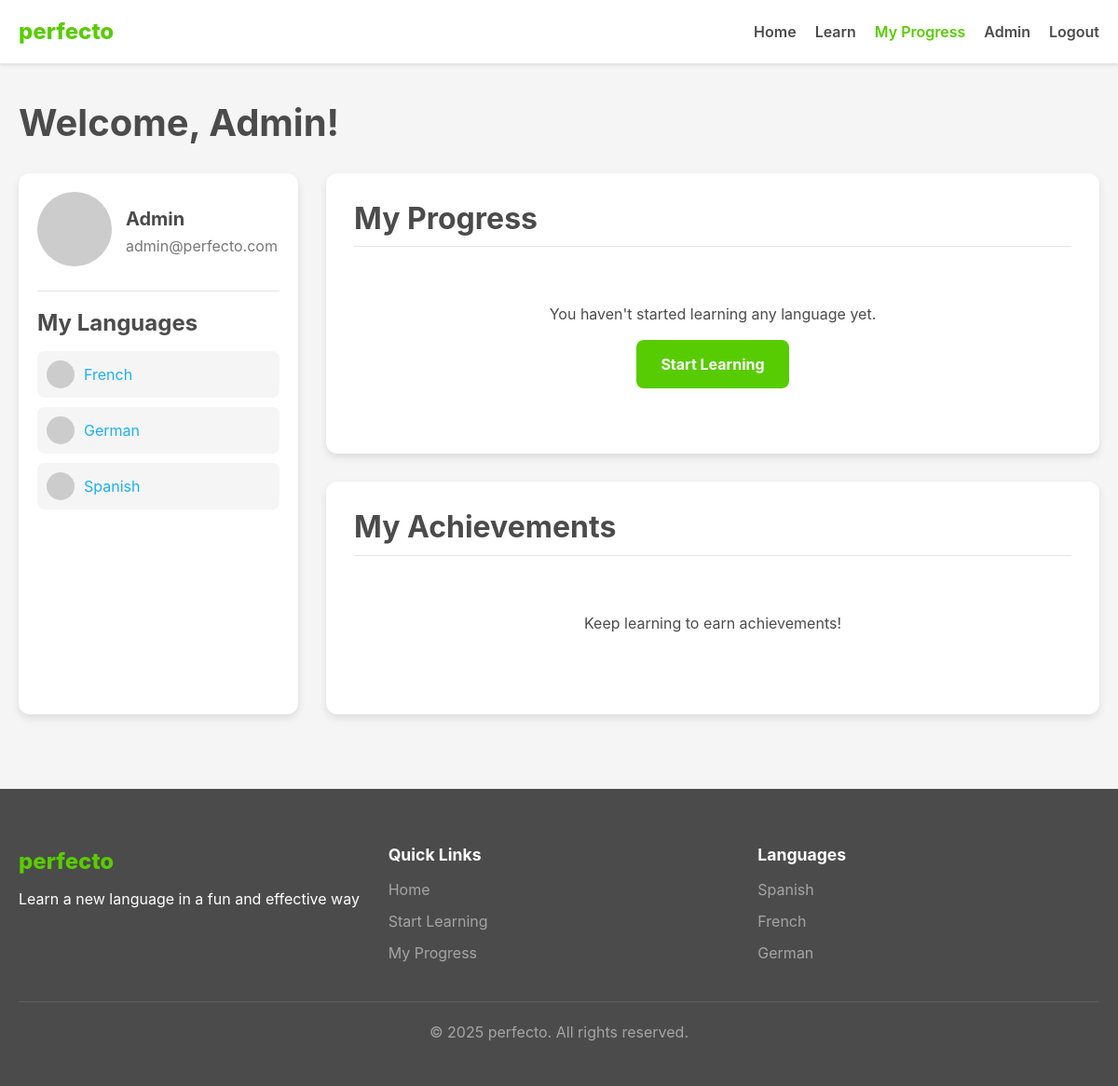
The app's page /dashboard/user.php (signed in) with its own data.
### tables this page shows
CREATE TABLE IF NOT EXISTS languages (
    id INT AUTO_INCREMENT PRIMARY KEY,
    name VARCHAR(100) NOT NULL,
    code VARCHAR(10) NOT NULL UNIQUE,
    flag_url VARCHAR(255) NOT NULL,
    phrase_count INT DEFAULT 0,
    display_order INT DEFAULT 0
);

### dashboard/user.php (the view, shortened to what this page needs)
<?php
include_once '../includes/config.php';
$user_id = $_SESSION['user_id'];
$progress_sql = "SELECT p.*, l.name as language_name, l.code as language_code,
                 c.name as category_name, c.slug as category_slug
                 FROM progress p
                 JOIN languages l ON p.language_id = l.id
                 JOIN categories c ON p.category_id = c.id
                 WHERE p.user_id = '$user_id'
                 ORDER BY p.updated_at DESC";
$progress_result = $conn->query($progress_sql);
$achievement_sql = "SELECT a.*, ua.earned_at
                    FROM user_achievements ua
                    JOIN achievements a ON ua.achievement_id = a.id
                    WHERE ua.user_id = '$user_id'
                    ORDER BY ua.earned_at DESC";
$achievement_result = $conn->query($achievement_sql);
$languages_sql = "SELECT * FROM languages ORDER BY name";
$languages_result = $conn->query($languages_sql);
include_once '../includes/header.php';
?>
<main class="dashboard-page" ng-app="perfectoApp" ng-controller="DashboardController">
    <div class="container">
        <div class="dashboard-header">
            <h1>Welcome, <?php echo htmlspecialchars($_SESSION['username']); ?>!</h1>
        </div>
        <div class="dashboard-grid">
            <div class="dashboard-sidebar">
                <div class="user-profile">
                    <div class="profile-image">
                        <img src="https://placehold.co/150x150/58CC02/FFFFFF?text=<?php echo substr($_SESSION['username'], 0, 1); ?>" alt="Profile">
                    </div>
                    <div class="profile-info">
                        <h2><?php echo htmlspecialchars($_SESSION['username']); ?></h2>
                        <p><?php echo htmlspecialchars($_SESSION['email']); ?></p>
                    </div>
                </div>
                <div class="language-selector">
                    <h3>My Languages</h3>
                    <div class="language-options">
                        <?php while ($language = $languages_result->fetch_assoc()): ?>
                            <a href="<?php echo SITE_URL; ?>/learn/index.php?lang=<?php echo $language['code']; ?>" class="language-option">
                                <img src="<?php echo $language['flag_url']; ?>" alt="<?php echo $language['name']; ?>">
                                <span><?php echo $language['name']; ?></span>
                            </a>
                        <?php endwhile; ?>
                    </div>
                </div>
            </div>
            <div class="dashboard-main">
                <div class="dashboard-section">
                    <h2>My Progress</h2>
                    <?php if ($progress_result->num_rows > 0): ?>
                        <div class="progress-cards">
                            <?php while ($progress = $progress_result->fetch_assoc()): ?>
                                <div class="progress-card">
                                    <div class="progress-header">
                                        <img src="<?php echo SITE_URL; ?>/assets/images/flags/<?php echo $progress['language_code']; ?>.svg" alt="<?php echo $progress['language_name']; ?>">
                                        <h3><?php echo $progress['language_name']; ?> - <?php echo $progress['category_name']; ?></h3>
                                    </div>
                                    <div class="progress-bar">
                                        <div class="progress-fill" style="width: <?php echo $progress['completion_percentage']; ?>%"></div>
                                    </div>
                                    <div class="progress-stats">
                                        <div class="stat">
                                            <span class="stat-label">Completed</span>
                                            <span class="stat-value"><?php echo $progress['lessons_completed']; ?> / <?php echo $progress['total_lessons']; ?> lessons</span>
                                        </div>
                                        <div class="stat">
                                            <span class="stat-label">Quiz Score</span>
                                            <span class="stat-value"><?php echo $progress['quiz_score']; ?>%</span>
                                        </div>
                                    </div>
                                    <a href="<?php echo SITE_URL; ?>/learn/index.php?lang=<?php echo $progress['language_code']; ?>&category=<?php echo $progress['category_slug']; ?>" class="btn btn-primary">Continue</a>
                                </div>
                            <?php endwhile; ?>
                        </div>
                    <?php else: ?>
                        <div class="no-progress">
                            <p>You haven't started learning any language yet.</p>
                            <a href="<?php echo SITE_URL; ?>/learn/index.php" class="btn btn-primary">Start Learning</a>
                        </div>
                    <?php endif; ?>
                </div>
                <div class="dashboard-section">
                    <h2>My Achievements</h2>
                    <?php if ($achievement_result->num_rows > 0): ?>
                        <div class="achievement-grid">
                            <?php while ($achievement = $achievement_result->fetch_assoc()): ?>
                                <div class="achievement-card">
                                    <div class="achievement-icon">
                                        <img src="<?php echo $achievement['icon_url']; ?>" alt="<?php echo $achievement['name']; ?>">
                                    </div>
                                    <div class="achievement-details">
                                        <h3><?php echo $achievement['name']; ?></h3>
                                        <p><?php echo $achievement['description']; ?></p>
                                        <span class="achievement-date">Earned: <?php echo date('M d, Y', strtotime($achievement['earned_at'])); ?></span>
                                    </div>
                                </div>
                            <?php endwhile; ?>
                        </div>
                    <?php else: ?>
                        <div class="no-achievements">
                            <p>Keep learning to earn achievements!</p>
                        </div>
                    <?php endif; ?>
                </div>
            </div>
        </div>
    </div>
</main>
<?php include_once '../includes/footer.php'; ?>

### assets/css/style.css (style rules this page uses)
:root { --primary-color: #58CC02; --primary-dark: #45a70a; --primary-light: #91e85f; --secondary-color: #1CB0F6; --secondary-dark: #0099e3; --secondary-light: #80d7ff; --accent-color: #FF4B4B; --success-color: #2fc46c; --warning-color: #ffc800; --error-color: #ff4b4b; --text-dark: #4b4b4b; --text-medium: #777777; --text-light: #a5a5a5; --background-light: #f5f5f5; --background-white: #ffffff; --border-color: #e5e5e5; --shadow-color: rgba(0, 0, 0, 0.1); --font-primary: 'Nunito', -apple-system, BlinkMacSystemFont, 'Segoe UI', Roboto, Oxygen, Ubuntu, Cantarell, 'Open Sans', 'Helvetica Neue', sans-serif; }
* { margin: 0; padding: 0; box-sizing: border-box; }
body { font-family: var(--font-primary); font-size: 16px; line-height: 1.5; color: var(--text-dark); background-color: var(--background-light); }
.container { width: 100%; max-width: 1200px; margin: 0 auto; padding: 0 20px; }
a { color: var(--secondary-color); text-decoration: none; transition: color 0.3s ease; }
h1, h2, h3, h4, h5, h6 { margin-bottom: 0.5em; line-height: 1.2; font-weight: 700; }
h1 { font-size: 2.5rem; }
h2 { font-size: 2rem; }
h3 { font-size: 1.5rem; }
p { margin-bottom: 1rem; }
.btn { display: inline-block; padding: 12px 24px; font-size: 1rem; font-weight: 700; text-align: center; border-radius: 8px; border: 2px solid transparent; cursor: pointer; transition: all 0.3s ease; }
.btn-primary { background-color: var(--primary-color); color: white; border-color: var(--primary-color); }
.dashboard-grid { display: grid; grid-template-columns: 1fr 1fr; gap: 30px; margin-bottom: 40px; }
.dashboard-section { background-color: var(--background-light); border-radius: 12px; padding: 25px; }
.dashboard-page { padding: 40px 0; }
.dashboard-header { margin-bottom: 30px; }
.dashboard-grid { display: grid; grid-template-columns: 300px 1fr; gap: 30px; }
.dashboard-sidebar { background-color: var(--background-white); border-radius: 12px; padding: 20px; box-shadow: 0 4px 8px var(--shadow-color); }
.user-profile { display: flex; align-items: center; padding-bottom: 20px; border-bottom: 1px solid var(--border-color); margin-bottom: 20px; }
.profile-image img { width: 80px; height: 80px; border-radius: 50%; object-fit: cover; }
.profile-info { margin-left: 15px; }
.profile-info h2 { margin-bottom: 5px; font-size: 1.25rem; }
.profile-info p { color: var(--text-medium); margin-bottom: 0; }
.language-selector h3 { margin-bottom: 15px; }
.language-options { display: flex; flex-direction: column; gap: 10px; }
.language-option { display: flex; align-items: center; padding: 10px; border-radius: 8px; background-color: var(--background-light); transition: background-color 0.3s ease; }
.language-option img { width: 30px; height: 30px; border-radius: 50%; margin-right: 10px; }
.dashboard-main { display: flex; flex-direction: column; gap: 30px; }
.dashboard-section { background-color: var(--background-white); border-radius: 12px; padding: 30px; box-shadow: 0 4px 8px var(--shadow-color); }
.dashboard-section h2 { margin-bottom: 20px; padding-bottom: 10px; border-bottom: 1px solid var(--border-color); }
.no-progress, .no-achievements { text-align: center; padding: 40px 0; }

### records on screen
languages: name "French"
languages: name "German"
languages: name "Spanish"

### other values on screen
$_SESSION['username'] "Admin"
$_SESSION['email'] "admin@perfecto.com"
SITE_NAME "perfecto"
